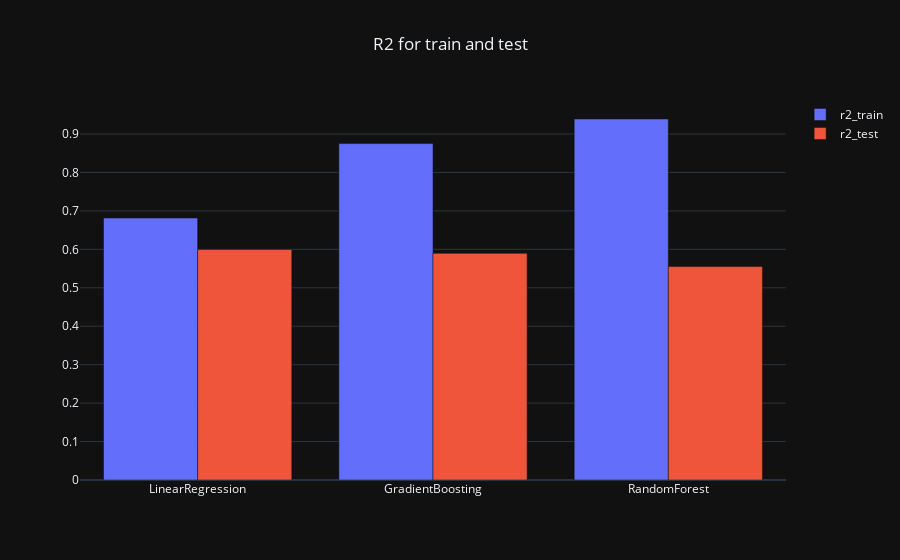

Notebook source saved alongside this figure:
### Code cell
fig = go.Figure(data=[
    go.Bar(name='r2_train', x=df_models.Algorithm, y=df_models.r2_train),
    go.Bar(name='r2_test', x=df_models.Algorithm, y=df_models.r2_test)
])
fig.update_layout(template='plotly_dark', title='R2 for train and test', title_x=0.5)

### Figure 1 — Plotly figure (JSON) as saved in the notebook; plotly's stock layout.template omitted (floating-point values rounded to 4 significant figures)
{"data": [{"name": "r2_train", "type": "bar", "x": ["LinearRegression", "GradientBoosting", "RandomForest"], "y": [0.6815, 0.8751, 0.9391]}, {"name": "r2_test", "type": "bar", "x": ["LinearRegression", "GradientBoosting", "RandomForest"], "y": [0.5996, 0.5896, 0.5553]}], "layout": {"title": {"text": "R2 for train and test", "x": 0.5}}}
